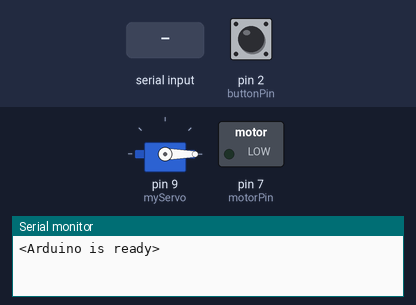
The sketch below on a simulated Arduino Uno, built with avr-gcc and run on an emulated ATmega328P. On the bench: servo, switched loads named in the sketch (green lamp = pin HIGH), the last lines printed to the serial monitor. The inputs (shaded band) are chosen by the test bench; at power-on: pin 2 (buttonPin) LOW.

Above: at 1.2 s.
1.3 s: "90,45\n" received over Serial
2.8 s: pin 2 (buttonPin) pulled HIGH for 0.15 s
At 6.6 s:
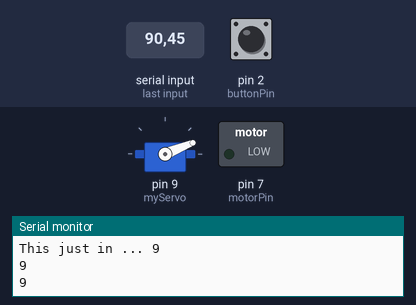
At 9.5 s:
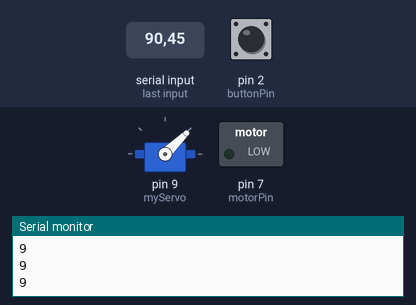
Timing chart, 0 to 24.6 s (numbered marks = the images above; inputs shaded):
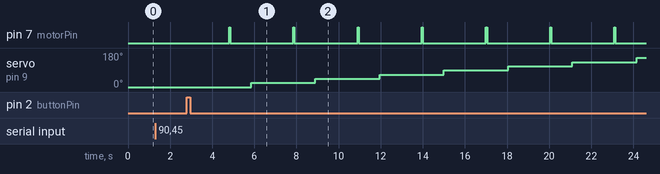

Measured:
- after the input at 2.8 s, pin 7 (motorPin): alternates HIGH for 0.05 s and LOW for 3.0 s, starting after 2.0 s; servo on pin 9 (myServo): moves from 0° to 154° over 18.3 s, starting after 3.1 s

The sketch:

servo_and_dealermotor.ino
```cpp
/*
fil: servo_and_dealermotor.ino
skapare: Fabian Lessmark
datum: 2024-05-12
beskrivning: Programmet får en servo att snurra runt till angivet antal spelare och en motor att dela ut sju kort var till de angivna antalet speare.
*/

/*
biblotek inkluderas
*/
#include <Servo.h>

Servo myServo;  // Skapa ett servoobjekt

const int buttonPin = 2;  // Knappen är ansluten till pin 2
int buttonState = 0;      // Variabel för att lagra knappens tillstånd
bool state = false;       // Variabel för att hålla koll på knappens tillstånd (på/av)
int inputValue = 0;
int i = 0;                // sätta variabeln i till 0
int k = 0;                // sätta variabeln k till 0

int receivedChar;         // Variabel för att lagra mottagna tecken från serien
bool newData = false;     // Flagga för ny data från serien

int motorPin = 7;         // Pin för motorstyrning

void setup() {
  Serial.begin(9600);
  myServo.attach(9);                // Koppla servot till pin 9
  pinMode(buttonPin, INPUT);        // Sätt knappens pin till input
  pinMode(motorPin, OUTPUT);        // Sätt motorns pin till output
  Serial.println("<Arduino is ready>");  // Skriv ut att Arduino är redo för att ta emot input
}

void loop() {
  recvOneChar();  // Kolla efter och läs in ett tecken från serien
  showNewData();  // Visa det mottagna tecknet på serien

  while (newData) {  // Om ny data mottogs
    if (digitalRead(buttonPin)) {  // Läs av knappens tillstånd
      state = !state;  // Ändra knappens tillstånd (på/av)
      newData = false;  // Återställ flaggan för ny data
    }
  }
/*
  Tar inputvärdet och upprepar processen att dela ut kort, aktivera motorn, 7 gånger till så många personer som inputvärdet gav
*/
  // Om knappen trycks ned (lägre än HIGH), aktivera servot
  if (state) {
    myServo.write(180);  // Rör servot till 180 grader
    while (k < 7) {  // Upprepa processen 7 gånger
      while (i < receivedChar) {  // Upprepa rörelsen baserat på mottagna tecknet
        Serial.println(receivedChar);  // Skriv ut mottaget tecken på serien
        myServo.write((180 / (receivedChar - 1)) * i);  // Rör servot till rätt position
        delay(2000);  // Vänta 2 sekunder
        digitalWrite(motorPin, HIGH);  // Slå på motorn
        delay(50);  // Vänta 50 millisekunder
        digitalWrite(motorPin, LOW);  // Stäng av motorn
        delay(1000);  // Vänta 1 sekund
        i += 1;  // Öka räknaren för rörelser
      }
      k += 1;  // Öka räknaren för upprepningar
      i = 0;   // Återställ räknaren för rörelser
    }
  } else {
    i = 0;  // Återställ räknaren för rörelser
    myServo.write(0);  // Återställ servot till 0 grader
  }
}

// Funktion för att ta emot ett tecken från serien
void recvOneChar() {
  if (Serial.available() > 0) {
    receivedChar = Serial.read() - '0';  // Läs in och konvertera tecknet till ett heltal
    newData = true;  // Sätt flaggan för ny data till sant
  }
}

// Funktion för att visa ny mottagen data på serien
void showNewData() {
  if (newData == true) {
    Serial.print("This just in ... ");  // Skriv ut meddelande om ny data
    Serial.println(receivedChar);       // Skriv ut det mottagna tecknet
    //newData = false;  // Återställ flaggan för ny data
  }
}
```
